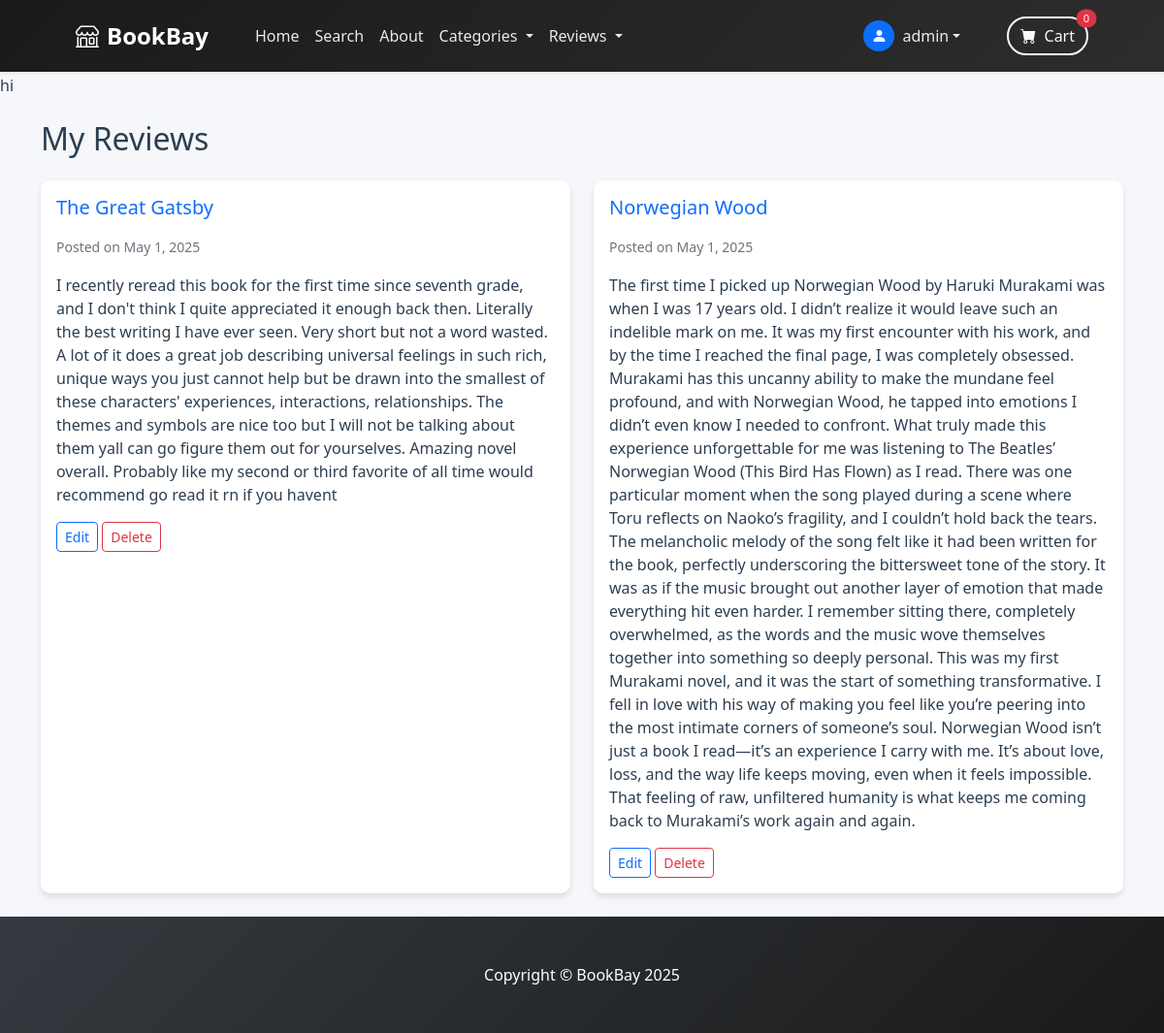
Before: /?show=my_reviews (signed in) with the older database file.
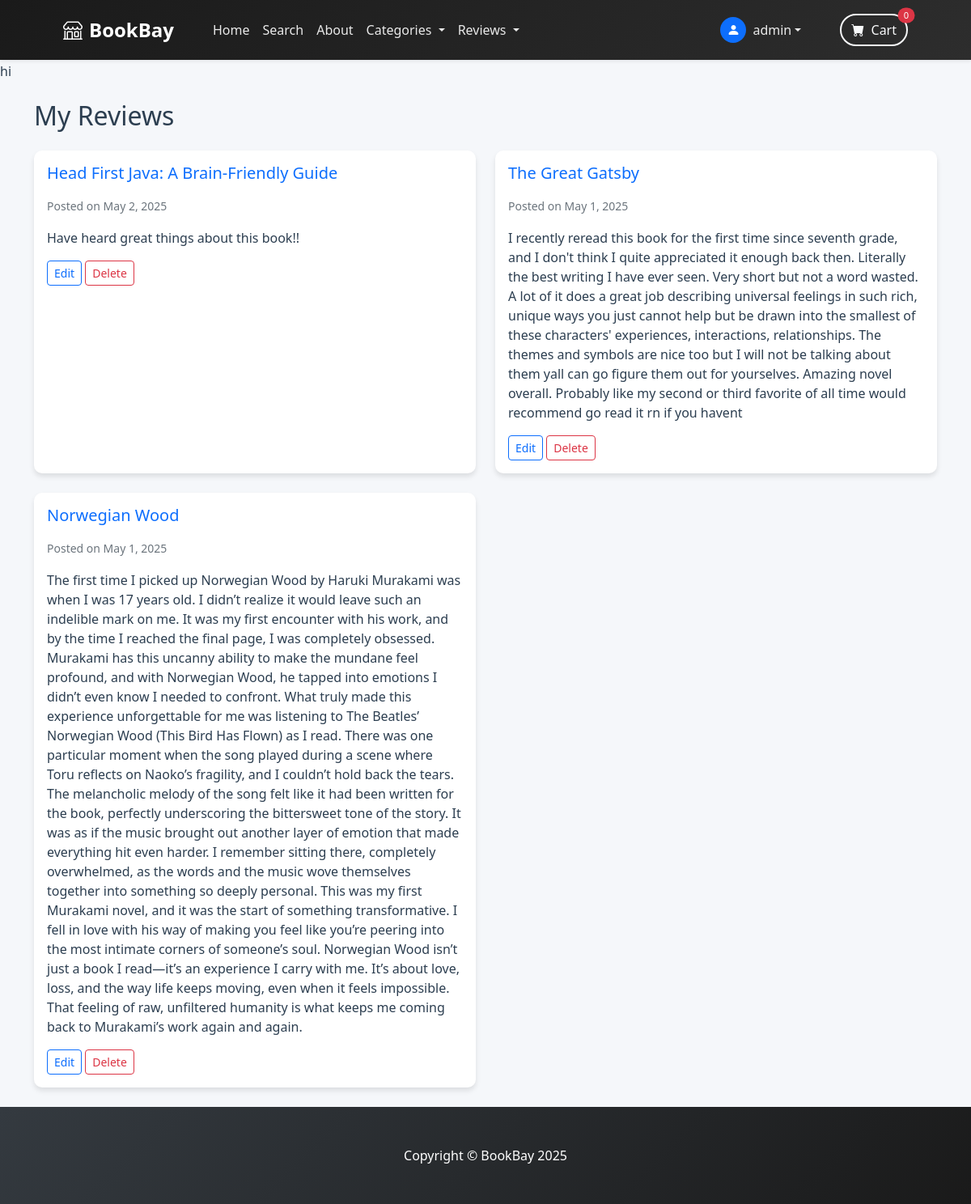
After: the same page with the newer database file.
### store/models.py (models this page shows, shortened)
class BookReview(models.Model):
    READING_STATUS_CHOICES = [
        ('read', 'Read'),
        ('want_to_read', 'Want to Read'),
        ('currently_reading', 'Currently Reading'),
        ('dnf', 'Did Not Finish')
    ]
    book = models.ForeignKey(Product, on_delete=models.CASCADE, related_name='reviews')
    user = models.ForeignKey(User, on_delete=models.CASCADE)
    content = models.TextField(verbose_name="Your Review", help_text="Share your thoughts about the book's content")
    rating = models.PositiveSmallIntegerField(
            validators=[MinValueValidator(1), MaxValueValidator(5)],
            help_text="Rating from 1 (poor) to 5 (excellent)"
        )
    reading_status = models.CharField(
        max_length=20,
        choices=READING_STATUS_CHOICES,
        default='read',
        verbose_name="Reading Status"
    )
    created_at = models.DateTimeField(auto_now_add=True)
    updated_at = models.DateTimeField(auto_now=True)
    class Meta:
        ordering = ['-created_at']
        unique_together = ['book', 'user']

class Product(models.Model):
    name = models.CharField(max_length=50)
    price = models.DecimalField(default=0, decimal_places=2, max_digits=8)
    category = models.ForeignKey(Category, on_delete=models.CASCADE, default=1)
    description = models.CharField(max_length=250, default='', blank=True, null=True)
    image = models.ImageField(upload_to='uploads/product/')
    is_sale = models.BooleanField(default=False)
    sale_price = models.DecimalField(default=0, decimal_places=2, max_digits=8)

### store/views.py (the view, shortened to what this page needs)
# urls.py: path("", views.home, name= 'home'),
def home(request):
    products = Product.objects.all()
    show = request.GET.get('show', '')
    if show == 'my_reviews' and request.user.is_authenticated:
        reviews = BookReview.objects.filter(user=request.user).select_related('book', 'user').order_by('-created_at')
        return render(request, 'store/my_reviews.html', {
            'reviews': reviews,
            'categories': get_categories()
        })
    elif show == 'all_reviews':
        reviews = BookReview.objects.all().select_related('book', 'user').order_by('-created_at')
        return render(request, 'store/all_reviews.html', {
            'reviews': reviews,
            'categories': get_categories()
        })

### cart/cart.py (called while the page is built)
    def __len__(self):
        return len(self.cart)

### cart/context_processors.py (called while the page is built)
def cart(request):
    return {"cart": Cart(request)}

### store/context_processors.py (called while the page is built)
def categories_context(request):
    return {
        'categories': Category.objects.filter(parent=None)
    }

### store/models.py (called while the page is built)
    def get_subcategories(self):
        return self.subcategories.all()

### store/views.py (called while the page is built)
def get_categories():
    return Category.objects.filter(parent=None)

### store/templates/store/my_reviews.html (shortened to what this page needs)
{% extends 'base.html' %}
{% load static %}
{% block content %}
<div class="container mt-4">
    <h2 class="mb-4">My Reviews</h2>
    {% if reviews %}
        <div class="row">
            {% for review in reviews %}
                <div class="col-md-6 mb-4">
                    <div class="card h-100">
                        <div class="card-body">
                            <div class="d-flex justify-content-between align-items-center mb-3">
                                <h5 class="card-title mb-0">
                                    <a href="{% url 'store:product_detail' review.book.id %}" class="text-decoration-none">{{ review.book.name }}</a>
                                </h5>
                            </div>
                            <p class="text-muted"><small>Posted on {{ review.created_at|date:"F j, Y" }}</small></p>
                            <p class="card-text">{{ review.content }}</p>
                            <div class="review-actions mt-3">
                                <a href="{% url 'store:edit_review' review.id %}" class="btn btn-sm btn-outline-primary">Edit</a>
                                <a href="{% url 'store:delete_review' review.id %}" class="btn btn-sm btn-outline-danger" onclick="return confirm('Are you sure you want to delete this review?')">Delete</a>
                            </div>
                        </div>
                    </div>
                </div>
            {% endfor %}
        </div>
    {% else %}
        <div class="alert alert-info">
            You haven't written any reviews yet. Start by reviewing some products!
        </div>
    {% endif %}
</div>
{% endblock %}

Changed rows visible on the page:
added BookReview: book.name "Head First Java: A Brain-Friendly Guide", created_at "May 2, 2025", content "Have heard great things about this book!!"
